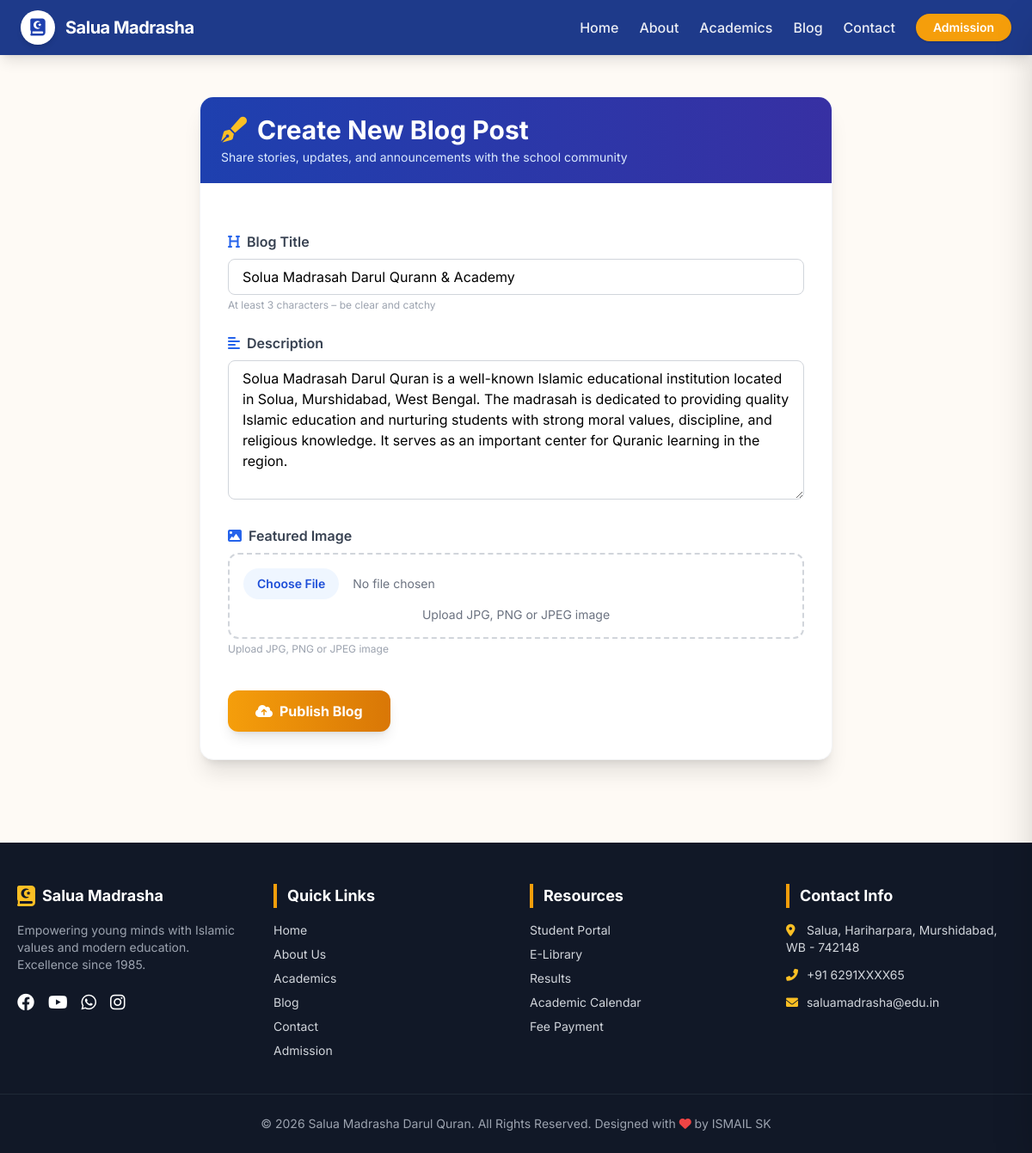
/blog_update/1/, run on the app's committed database.
### student/models.py (models this page shows, shortened)
class Blog(models.Model):
    title = models.CharField(max_length=100)
    desc = models.CharField(max_length=500)
    img = models.ImageField(upload_to='about/')

### student/views.py (the view)
# urls.py: path('blog_update/<int:id>/',views.blog_update, name='blog_update' ),
def blog_update(request, id):
    blogs = get_object_or_404(Blog, id=id)
    if request.method == 'POST':
        form = BlogCreate(request.POST, request.FILES, instance=blogs)
        if form.is_valid():
            form.save()
            return redirect('blog_list')
    else:
        form = BlogCreate(instance=blogs)
    context = {'form':form, "blogs":blogs}
    return render(request, 'blog/b_add.html', context)

### student/forms.py (shortened to what this page needs)
class BlogCreate(forms.ModelForm):
    class Meta:
        model = Blog
        fields = ["title", "desc", "img"]
        widgets = {
            'title': forms.TextInput(attrs={
                'class': 'form-control shadow-sm',
                'placeholder': 'Enter blog title',
                'autocomplete': 'off'
            }),
            'desc': forms.Textarea(attrs={
                'class': 'form-control shadow-sm',
                'placeholder': 'Write blog description...',
                'rows': 6
            }),
            'img': forms.FileInput(attrs={
                'class': 'form-control'
            }),
        }
        labels = {
            'title': 'Blog Title',
            'desc': 'Description',
            'img': 'Upload Image'
        }
        help_texts = {
            'img': 'Upload JPG, PNG or JPEG image'
        }

### templates/blog/b_add.html (shortened to what this page needs)
{% extends "base.html" %}
{% load static %}
{% block content %}
<div class="max-w-3xl mx-auto px-4 py-12">
    <div class="bg-white rounded-2xl shadow-xl overflow-hidden border border-gray-100">
        <div class="bg-gradient-to-r from-blue-800 to-indigo-800 px-6 py-5">
            <h1 class="text-2xl md:text-3xl font-bold text-white flex items-center gap-3">
                <i class="fas fa-pen-fancy text-amber-400"></i>
                Create New Blog Post
            </h1>
            <p class="text-blue-100 text-sm mt-1">Share stories, updates, and announcements with the school community</p>
        </div>
        <form method="POST" enctype="multipart/form-data" class="p-6 md:p-8 space-y-6">
            <div>
                <label for="{{ form.title.id_for_label }}" class="block text-gray-700 font-semibold mb-2">
                    <i class="fas fa-heading text-blue-600 mr-1"></i> Blog Title
                </label>
                <input type="text" name="{{ form.title.name }}" id="{{ form.title.id_for_label }}"
                       value="{{ form.title.value|default:'' }}"
                       class="w-full px-4 py-2 border border-gray-300 rounded-lg focus:ring-2 focus:ring-blue-400 focus:border-transparent transition cursor-text"
                       placeholder="Enter blog title" autocomplete="off">
                <p class="text-gray-400 text-xs mt-1">At least 3 characters – be clear and catchy</p>
            </div>
            <div>
                <label for="{{ form.desc.id_for_label }}" class="block text-gray-700 font-semibold mb-2">
                    <i class="fas fa-align-left text-blue-600 mr-1"></i> Description
                </label>
                <textarea name="{{ form.desc.name }}" id="{{ form.desc.id_for_label }}"
                          rows="6"
                          class="w-full px-4 py-2 border border-gray-300 rounded-lg focus:ring-2 focus:ring-blue-400 focus:border-transparent transition cursor-text"
                          placeholder="Write blog description...">{{ form.desc.value|default:'' }}</textarea>
            </div>
            <div>
                <label for="{{ form.img.id_for_label }}" class="block text-gray-700 font-semibold mb-2">
                    <i class="fas fa-image text-blue-600 mr-1"></i> Featured Image
                </label>
                <div class="border-2 border-dashed border-gray-300 rounded-xl p-4 text-center hover:border-blue-400 transition">
                    <input type="file" name="{{ form.img.name }}" id="{{ form.img.id_for_label }}"
                           class="w-full text-sm text-gray-500 file:mr-4 file:py-2 file:px-4 file:rounded-full file:border-0 file:text-sm file:font-semibold file:bg-blue-50 file:text-blue-700 hover:file:bg-blue-100 cursor-pointer">
                    <p class="text-gray-500 text-sm mt-2">Upload JPG, PNG or JPEG image</p>
                </div>
                {% if form.img.help_text %}
                    <p class="text-gray-400 text-xs mt-1">{{ form.img.help_text }}</p>
                {% endif %}
            </div>
            <div class="pt-4">
                <button type="submit" class="w-full md:w-auto bg-gradient-to-r from-amber-500 to-amber-600 hover:from-amber-600 hover:to-amber-700 text-white font-bold py-3 px-8 rounded-xl shadow-lg transition duration-300 flex items-center justify-center gap-2 cursor-pointer">
                    <i class="fas fa-cloud-upload-alt"></i> Publish Blog
                </button>
            </div>
        </form>
    </div>
</div>
{% endblock %}

### templates/base.html (style rules this page uses)
* { font-family: 'Inter', sans-serif; }
body { background: #fefaf5; }

### templates/blog/b_add.html (style rules this page uses)
input, textarea { cursor: text !important; }
input[type="file"] { cursor: pointer !important; }
.cursor-text { cursor: text; }

### data on the page
Blog: title "Solua Madrasah Darul Qurann & Academy", desc "Solua Madrasah Darul Quran is a well-known Islamic educational institution located in Solua, Murshidabad, West Bengal. The madrasah is dedicated to providing quality Islamic education and nurturing students with strong moral values, discipline, and religious knowledge. It serves as an important center for Quranic learning in the region."
